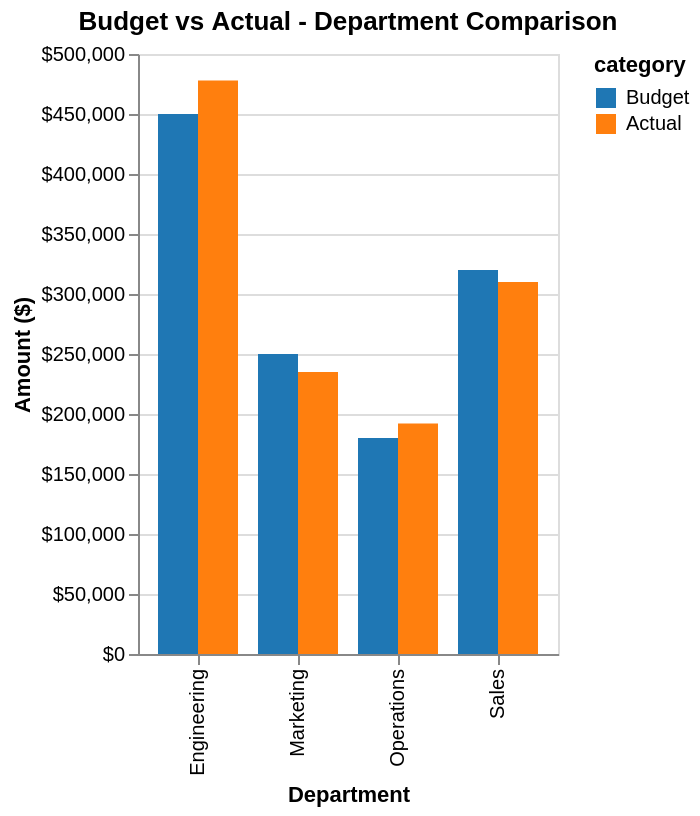

Express this chart as Vega-Lite.
### Vega-Lite specification from a JSON file in a GitHub repository (floating-point values rounded to 4 significant figures)
{"$schema": "https://vega.github.io/schema/vega-lite/v5.json", "description": "Budget vs Actual spending by department", "data": {"values": [{"department": "Marketing", "category": "Budget", "amount": 250000}, {"department": "Marketing", "category": "Actual", "amount": 235000}, {"department": "Engineering", "category": "Budget", "amount": 450000}, {"department": "Engineering", "category": "Actual", "amount": 478000}, {"department": "Sales", "category": "Budget", "amount": 320000}, {"department": "Sales", "category": "Actual", "amount": 310000}, {"department": "Operations", "category": "Budget", "amount": 180000}, {"department": "Operations", "category": "Actual", "amount": 192000}]}, "mark": "bar", "encoding": {"x": {"field": "department", "type": "nominal", "axis": {"title": "Department"}}, "y": {"field": "amount", "type": "quantitative", "axis": {"title": "Amount ($)", "format": "$,.0f"}}, "color": {"field": "category", "type": "nominal", "scale": {"domain": ["Budget", "Actual"], "range": ["#1f77b4", "#ff7f0e"]}}, "xOffset": {"field": "category"}}, "title": "Budget vs Actual - Department Comparison"}
